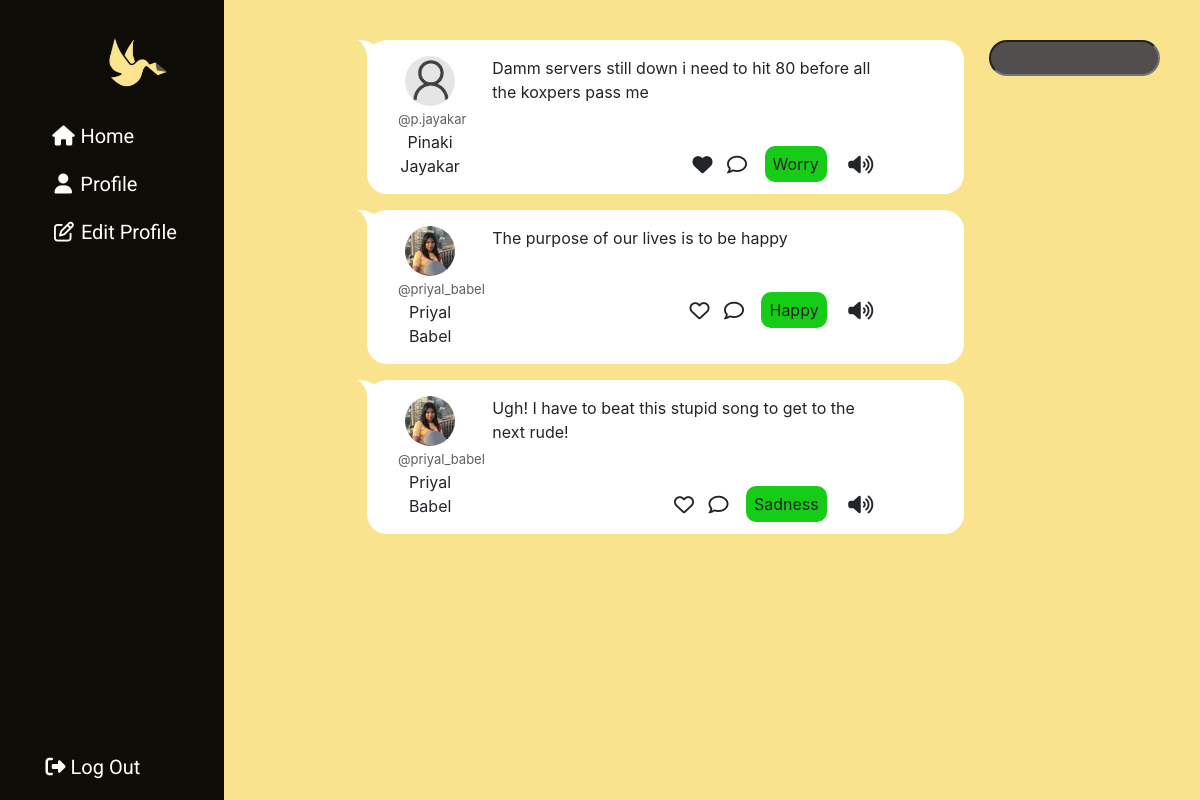
/home/ (signed in), run on the app's committed database.
### website/models.py (models this page shows, shortened)
class Post(models.Model):
    user = models.ForeignKey(User,on_delete=models.CASCADE)
    content = models.TextField()
    time_posted = models.DateTimeField(default=timezone.now)
    emotion = models.TextField()

class Profile(models.Model):
    user = models.OneToOneField(User,on_delete=models.CASCADE)
    profile_picture = models.ImageField(default='default.png',upload_to=upload_location)
    gender = models.CharField(max_length=1, choices=GENDER_CHOICES)
    bio = models.CharField(max_length=1000)
    birth_date = models.DateField(null=True)
    REQUIRED_FIELDS = ['gender','birth_date']

### website/views.py (the view)
# urls.py: 2. Add a URL to urlpatterns:  path('', views.home, name='home')
@login_required
def home(request):
    if request.method == 'POST':
        post_form = PostContent(request.POST)
        post = post_form.save(commit=False)
        post.emotion = "Happy"
        post.user = request.user
        post.save()
        return render(request,'website/home.html', {'post_form': post_form,'emotions':emotions})
    else:
        posts_list = Post.objects.all().order_by('-time_posted')
        post_form = PostContent()
        return render(request,'website/home.html', {'post_form': post_form, 'posts_list':posts_list,'emotions':emotions})

### website/forms.py
class PostContent(forms.ModelForm):
    content = forms.CharField()
    class Meta:
        model = Post
        fields = ["content"]

### website/templates/website/home.html (shortened to what this page needs)
{% extends "website/base.html" %}
{% load static %}
{% block style %}
<link rel="stylesheet" type="text/css" href="{% static 'website/home.css'%}" />
<link rel="stylesheet" type="text/css" href="{% static 'website/post.css'%}" />
<link rel="stylesheet" type="text/css" href="{% static 'website/postComments.css'%}" />
{% endblock style %}
{% block body %}
<div class="row justify-content-end">
 {% include 'website/sidepanel.html' %}
    <div class="right col-md-9 col-12 mt-4">
    <div class="row">
      <div class="col-9">
        {% for post in posts_list %}
          <div class="postContainer row my-2 mt-3">
          <div class="col-2 text-center">
          <div>
          <img src="/media/{{post.user.profile.profile_picture}}" class="profile_image"></img>
          </div>
          <div>
              <span class="username">@{{post.user.username}}</span>
            </div>
            <div>
              {{post.user.first_name}} <span> {{post.user.last_name}}</span>
            </div>
          </div>
          <div class="col-9">
            <div>
              {{post.content}}
            </div>
            <div class="text-right align-self-end mt-5">
              <span><button class="far fa-heart fa-lg btn bg-transparent p-1" id="post-{{post.id}}" onclick="like({{post.id}});"></button></span>
              <span><button class="far fa-comment fa-lg btn bg-transparent p-1 mr-2" data-toggle="modal" data-target="#PostModal{{post.id}}"></button></span>
              <span class="emotion p-2 mr-1">{{post.emotion}}</span>
            <span><button class="fas fa-volume-up fa-lg btn bg-transparent" id="{{post.content}}"></button></span>
            </div>
          </div>
          </div>
        {% endfor %}
      </div>
      <div class="col-3 d-flex flex-column align-items-center">
        <input type="text" class="search mt-3 py-1 px-3" id="search">
      </div>
    </div>
    </div>
</div>
{% endblock body %}

### website/static/website/base.css (style rules this page uses)
:root { --base: #FAE38D; --danger: #9c2b2e; --hover: #252525; --gray: #524E4E; }

### website/static/website/home.css (style rules this page uses)
body { background-color: var(--base); }
.row { max-width: 100vw; }
.right { padding-left: 2rem; }
.search { background-color: var(--gray); width: 90%; color: white; border-radius: 20px; }
img { border-radius: 50%; }

### website/static/website/post.css (style rules this page uses)
.postContainer { position: relative; background-color: white !important; border-color: black; border-width: thick; border-radius: 20px; padding: 1rem; margin-left: 50px !important; }
.postContainer::before { content: ""; position: absolute; z-index:-1; left: -22px; top: 0; width: 40px; border-bottom: 35px solid white; border-top-right-radius: 25px; }
.postContainer::after { content: ""; position: absolute; z-index:-1; left: -28px; top: -3px; height: 38px; width: 28px; background: var(--base); border-top-right-radius: 20px; }
.emotion { background-color: rgb(23, 204, 23); border-radius: 10px; }
.username { color: rgb(95, 94, 94); font-size: small; }
.profile_image { width: 50px; height: 50px; }

### data on the page
Post: user.profile.profile_picture (placeholder picture), user.username "p.jayakar", user.first_name "Pinaki", user.last_name "Jayakar", content "Damm servers still down i need to hit 80 before all the koxpers pass me", emotion "Worry"
Post: user.profile.profile_picture (picture), user.username "priyal_babel", user.first_name "Priyal", user.last_name "Babel", content "The purpose of our lives is to be happy", emotion "Happy"
Post: user.profile.profile_picture (picture), user.username "priyal_babel", user.first_name "Priyal", user.last_name "Babel", content "Ugh! I have to beat this stupid song to get to the next rude!", emotion "Sadness"
